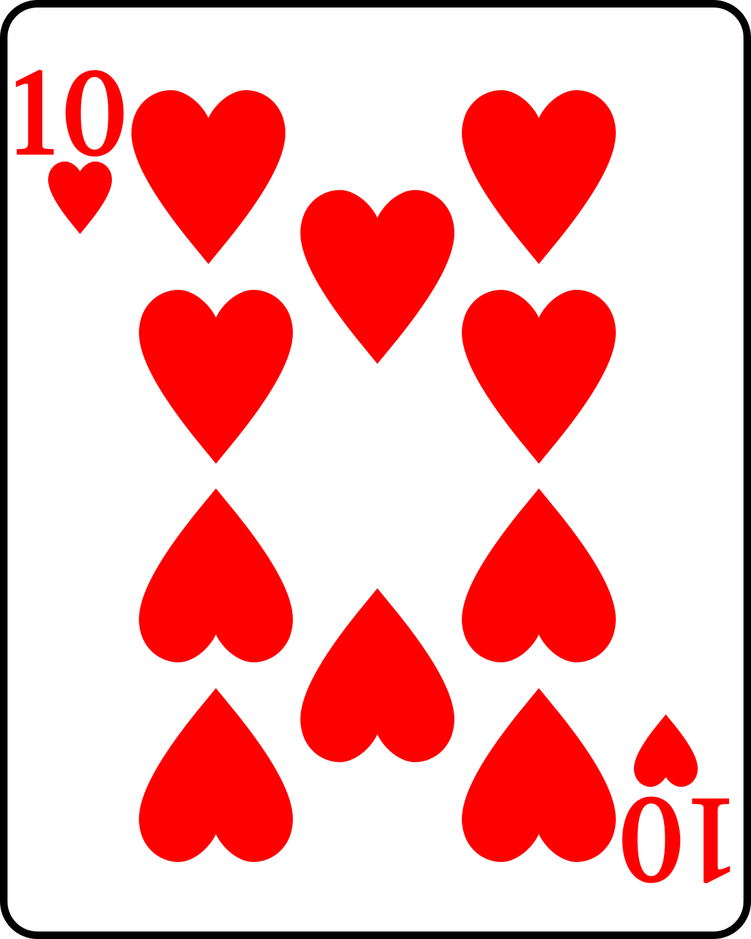
#> input picture classical_cv/images/hearts.png, 751 x 939 px, shrunk from 1200 x 1500 before the run, found by its file name
$ python 8_template_match.py
#> lines starting #> are read from the running program, lines starting #| are printed output that depends on the picture
# mathematical functions for TM: https://docs.opencv.org/3.4/de/da9/tutorial_template_matching.html
import cv2
import numpy as np
import matplotlib.pyplot as plt

def display(img, mapp='gray'):
    plt.imshow(img, cmap=mapp)
    plt.show()

def template_match(image,template):
    img_gray = cv2.cvtColor(image, cv2.COLOR_BGR2GRAY)
    template_gray = cv2.cvtColor(template, cv2.COLOR_BGR2GRAY)
    h, w = template_gray.shape[::]
    display(img_gray)
    display(template_gray)

    method= ['cv2.TM_CCOEFF', 'cv2.TM_CCOEFF_NORMED', 'cv2.TM_CCORR',
            'cv2.TM_CCORR_NORMED', 'cv2.TM_SQDIFF', 'cv2.TM_SQDIFF_NORMED']

    res = cv2.matchTemplate(img_gray,template_gray,cv2.TM_CCOEFF) #similarity scores
    # print("----->",res.shape,img_gray.shape,template_gray.shape)
    display(res)

    min_val, max_val, min_loc, max_loc = cv2.minMaxLoc(res)
    top_left = max_loc  #Change to max_loc for all except for TM_SQDIFF
    bottom_right = (top_left[0] + w, top_left[1] + h)
    cv2.rectangle(image, top_left, bottom_right, 255, 2)  #White rectangle with thickness 2.
    display(image)


def template_match_multi(image,template):
    img_gray = cv2.cvtColor(image, cv2.COLOR_RGB2GRAY)
    h, w = template.shape[::]
    res = cv2.matchTemplate(img_gray, template, cv2.TM_CCOEFF_NORMED)
    # display(res)
    # print("***>",res.shape,len(res),type(res),res)
    threshold = 0.99#heuristic
    loc = np.where(res >= threshold) #filter
    # print("***>",type(loc),loc,*loc)

    for pt in zip(*loc):
        # print(pt)
        cv2.rectangle(image, pt[::-1], (pt[1] + w, pt[0] + h), (0,0, 255), 1)
    display(image)


if __name__ == '__main__':
    # [7 lines of commented-out code are left out]
    img_rgb = cv2.cvtColor(cv2.imread(f'D:\Exploring_Classical_computer_vision\classical_cv\images\hearts.png'), cv2.COLOR_BGR2RGB)
    template = cv2.imread(r'D:\Exploring_Classical_computer_vision\classical_cv\images\hearts_template.png',0)
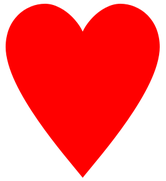
#> input picture classical_cv/images/hearts_template.png, 166 x 181 px, shrunk from 265 x 289 before the run, found by its file name
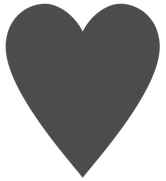
#> template: shape (181, 166); min 76, max 255, mean 151

    template_match_multi(img_rgb,template)
#> in template_match_multi, `img_gray = cv2.cvtColor(image, cv2.COLOR_RGB2GRAY)`:
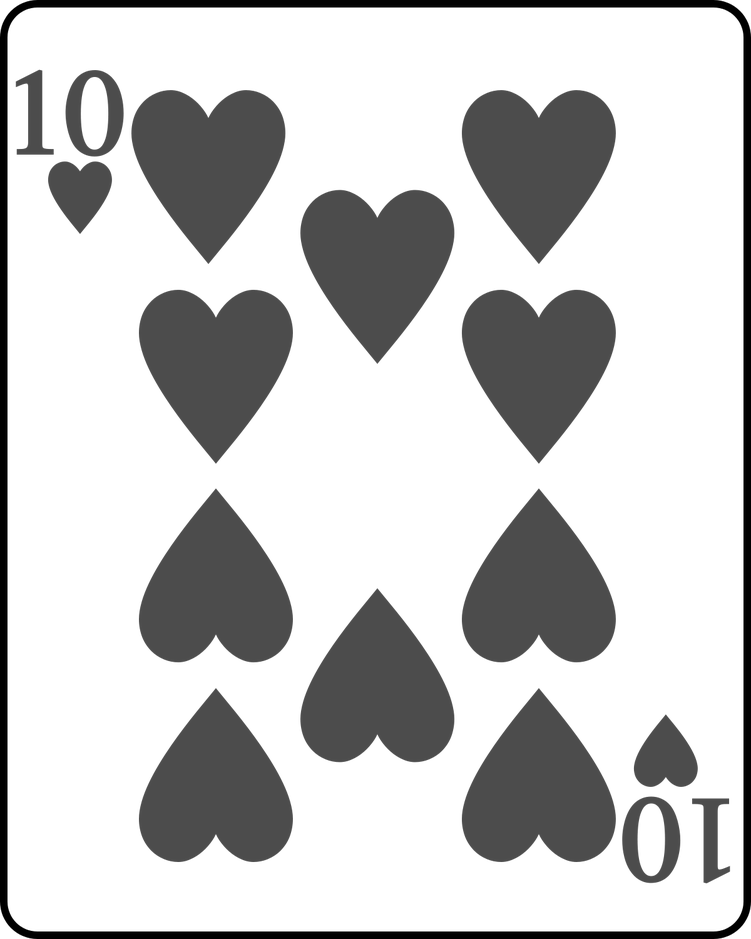
#> img_gray: shape (939, 751); min 0, max 255, mean 198.4
#> in template_match_multi, `res = cv2.matchTemplate(img_gray, template, cv2.TM_CCOEFF_NORMED)`:
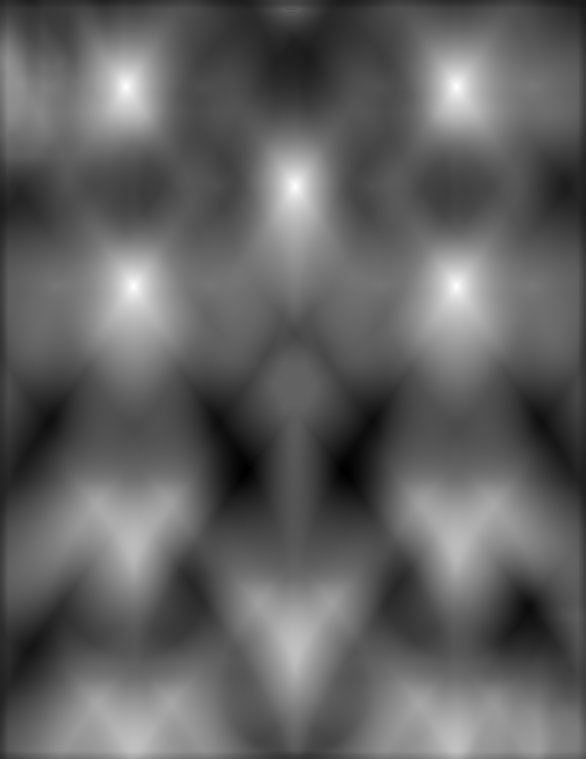
#> res: shape (759, 586) float32; min -0.633, max 0.999, mean -0.0054; drawn with min black and max white
#> in template_match_multi, `loc = np.where(res >= threshold)`: loc = 11 positions, rows 86 to 287, columns 125 to 456
#> the loop in template_match_multi, `for pt in zip(*loc):` made 11 passes
#> pt on passes 1 to 11: (86, 125), (86, 126), (86, 456), (87, 126), (87, 456), (186, 294), (186, 295), (187, 295), (286, 133), (286, 456), (287, 456)
#> after the loop in template_match_multi, `for pt in zip(*loc):`:
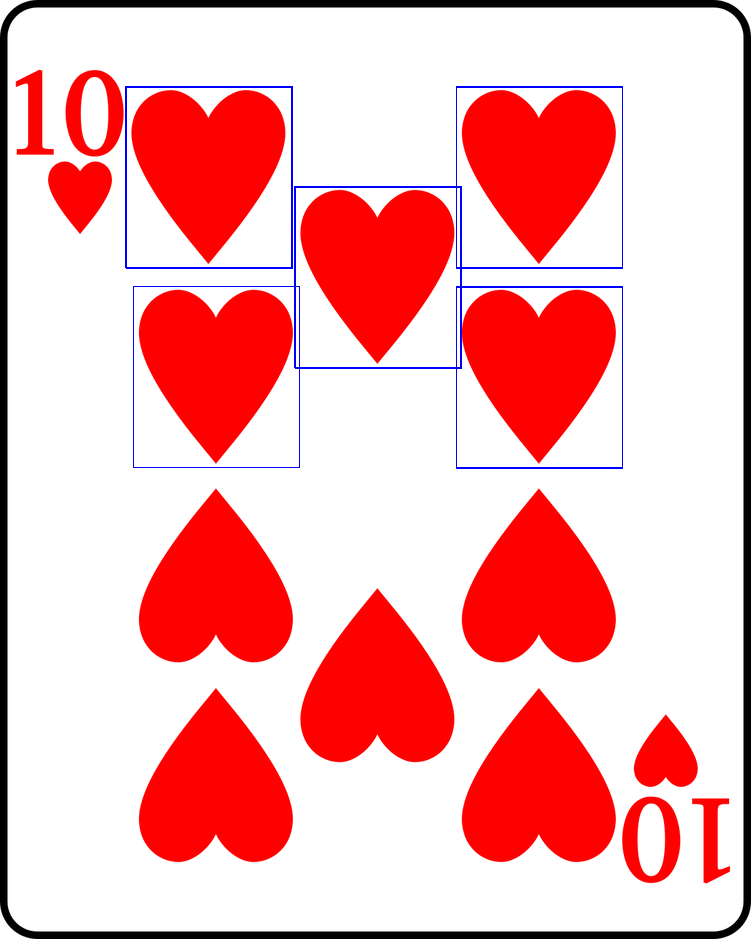
#> image: shape (939, 751, 3); mean R, G, B 244.1, 176.1, 178.1
